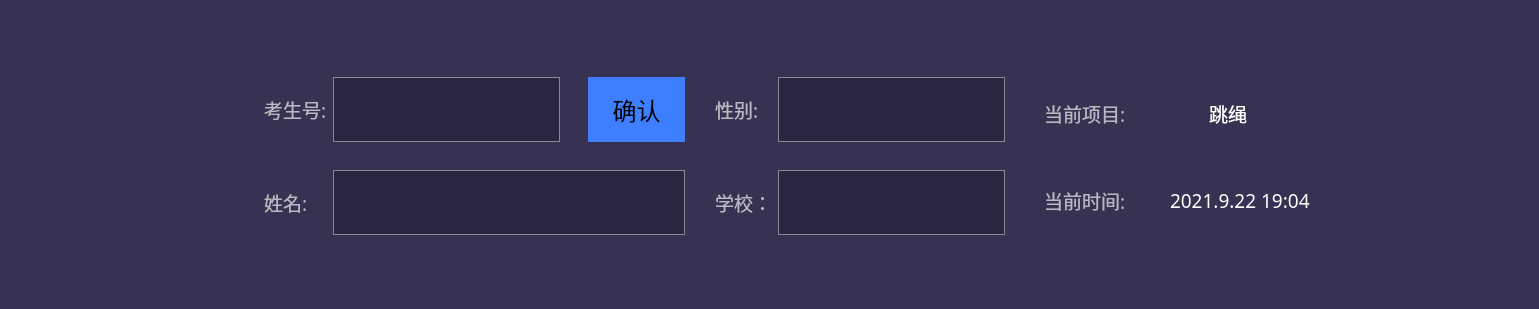
           <widget class="QFrame" name="frame_13">
            <property name="minimumSize">
             <size>
              <width>0</width>
              <height>243</height>
             </size>
            </property>
            <property name="maximumSize">
             <size>
              <width>16777215</width>
              <height>16777215</height>
             </size>
            </property>
            <property name="styleSheet">
             <string notr="true">background-color: rgb(55, 50, 82);</string>
            </property>
            <property name="title" stdset="0">
             <string/>
            </property>
            <layout class="QHBoxLayout" name="horizontalLayout_21">
             <item>
              <layout class="QHBoxLayout" name="horizontalLayout_4">
               <item>
                <spacer name="horizontalSpacer_9">
                 <property name="orientation">
                  <enum>Qt::Horizontal</enum>
                 </property>
                 <property name="sizeType">
                  <enum>QSizePolicy::Maximum</enum>
                 </property>
                 <property name="sizeHint" stdset="0">
                  <size>
                   <width>40</width>
                   <height>20</height>
                  </size>
                 </property>
                </spacer>
               </item>
               <item>
                <layout class="QVBoxLayout" name="verticalLayout_23">
                 <item>
                  <spacer name="verticalSpacer_16">
                   <property name="orientation">
                    <enum>Qt::Vertical</enum>
                   </property>
                   <property name="sizeType">
                    <enum>QSizePolicy::Maximum</enum>
                   </property>
                   <property name="sizeHint" stdset="0">
                    <size>
                     <width>20</width>
                     <height>49</height>
                    </size>
                   </property>
                  </spacer>
                 </item>
                 <item>
                  <widget class="QLabel" name="lbUserPic">
                   <property name="sizePolicy">
                    <sizepolicy hsizetype="Preferred" vsizetype="Preferred">
                     <horstretch>0</horstretch>
                     <verstretch>0</verstretch>
                    </sizepolicy>
                   </property>
                   <property name="minimumSize">
                    <size>
                     <width>155</width>
                     <height>183</height>
                    </size>
                   </property>
                   <property name="maximumSize">
                    <size>
                     <width>155</width>
                     <height>183</height>
                    </size>
                   </property>
                   <property name="styleSheet">
                    <string notr="true">border-image: url(:/resource/images/examPage/headPic.png);</string>
                   </property>
                   <property name="text">
                    <string/>
                   </property>
                   <property name="alignment">
                    <set>Qt::AlignCenter</set>
                   </property>
                  </widget>
                 </item>
                 <item>
                  <spacer name="verticalSpacer_17">
                   <property name="orientation">
                    <enum>Qt::Vertical</enum>
                   </property>
                   <property name="sizeType">
                    <enum>QSizePolicy::Maximum</enum>
                   </property>
                   <property name="sizeHint" stdset="0">
                    <size>
                     <width>20</width>
                     <height>52</height>
                    </size>
                   </property>
                  </spacer>
                 </item>
                </layout>
               </item>
               <item>
                <spacer name="horizontalSpacer_10">
                 <property name="orientation">
                  <enum>Qt::Horizontal</enum>
                 </property>
                 <property name="sizeType">
                  <enum>QSizePolicy::Maximum</enum>
                 </property>
                 <property name="sizeHint" stdset="0">
                  <size>
                   <width>40</width>
                   <height>20</height>
                  </size>
                 </property>
                </spacer>
               </item>
              </layout>
             </item>
             <item>
              <widget class="QGroupBox" name="groupBox">
               <property name="styleSheet">
                <string notr="true">border:none;</string>
               </property>
               <property name="title">
                <string/>
               </property>
               <layout class="QVBoxLayout" name="verticalLayout_35">
                <item>
                 <spacer name="verticalSpacer_28">
                  <property name="orientation">
                   <enum>Qt::Vertical</enum>
                  </property>
                  <property name="sizeHint" stdset="0">
                   <size>
                    <width>20</width>
                    <height>50</height>
                   </size>
                  </property>
                 </spacer>
                </item>
                <item>
                 <layout class="QHBoxLayout" name="horizontalLayout_6">
                  <item>
                   <layout class="QVBoxLayout" name="verticalLayout_2">
                    <property name="spacing">
                     <number>28</number>
                    </property>
                    <item>
                     <widget class="QLabel" name="label_4">
                      <property name="maximumSize">
                       <size>
                        <width>16777215</width>
                        <height>65</height>
                       </size>
                      </property>
                      <property name="font">
                       <font>
                        <family>Microsoft YaHei</family>
                        <pointsize>14</pointsize>
                       </font>
                      </property>
                      <property name="styleSheet">
                       <string notr="true">color: rgb(185, 184, 195);</string>
                      </property>
                      <property name="text">
                       <string>考生号:</string>
                      </property>
                      <property name="alignment">
                       <set>Qt::AlignLeading|Qt::AlignLeft|Qt::AlignVCenter</set>
                      </property>
                     </widget>
                    </item>
                    <item>
                     <widget class="QLabel" name="label_5">
                      <property name="maximumSize">
                       <size>
                        <width>16777215</width>
                        <height>65</height>
                       </size>
                      </property>
                      <property name="font">
                       <font>
                        <family>Microsoft YaHei</family>
                        <pointsize>14</pointsize>
                       </font>
                      </property>
                      <property name="styleSheet">
                       <string notr="true">color: rgb(185, 184, 195);</string>
                      </property>
                      <property name="text">
                       <string>姓名:</string>
                      </property>
                     </widget>
                    </item>
                   </layout>
                  </item>
                  <item>
                   <layout class="QVBoxLayout" name="verticalLayout_3">
                    <property name="spacing">
                     <number>28</number>
                    </property>
                    <item>
                     <layout class="QHBoxLayout" name="horizontalLayout_5">
                      <item>
                       <widget class="QLineEdit" name="leUserId">
                        <property name="sizePolicy">
                         <sizepolicy hsizetype="Preferred" vsizetype="Fixed">
                          <horstretch>0</horstretch>
                          <verstretch>0</verstretch>
                         </sizepolicy>
                        </property>
                        <property name="minimumSize">
                         <size>
                          <width>0</width>
                          <height>65</height>
                         </size>
                        </property>
                        <property name="maximumSize">
                         <size>
                          <width>16777215</width>
                          <height>188</height>
                         </size>
                        </property>
                        <property name="font">
                         <font>
                          <family>Microsoft YaHei</family>
                          <pointsize>18</pointsize>
                         </font>
                        </property>
                        <property name="styleSheet">
                         <string notr="true">background-color: rgb(42, 38, 66);
color: rgb(255, 255, 255);
border:1px solid #898698;</string>
                        </property>
                       </widget>
                      </item>
                      <item>
                       <widget class="QPushButton" name="pbConfimUserIdBtn">
                        <property name="minimumSize">
                         <size>
                          <width>97</width>
                          <height>65</height>
                         </size>
                        </property>
                        <property name="font">
                         <font>
                          <family>Microsoft YaHei</family>
                          <pointsize>18</pointsize>
                         </font>
                        </property>
                        <property name="styleSheet">
                         <string notr="true">background-color: rgb(61, 127, 255);
color: rgb(0, 0, 0);</string>
                        </property>
                        <property name="text">
                         <string>确认</string>
                        </property>
                       </widget>
                      </item>
                     </layout>
                    </item>
                    <item>
                     <widget class="QLineEdit" name="leUserName">
                      <property name="sizePolicy">
                       <sizepolicy hsizetype="Preferred" vsizetype="Fixed">
                        <horstretch>0</horstretch>
                        <verstretch>0</verstretch>
                       </sizepolicy>
                      </property>
                      <property name="minimumSize">
                       <size>
                        <width>0</width>
                        <height>65</height>
                       </size>
                      </property>
                      <property name="maximumSize">
                       <size>
                        <width>16777215</width>
                        <height>288</height>
                       </size>
                      </property>
                      <property name="font">
                       <font>
                        <family>Microsoft YaHei</family>
                        <pointsize>18</pointsize>
                       </font>
                      </property>
                      <property name="styleSheet">
                       <string notr="true">background-color: rgb(42, 38, 66);
color: rgb(255, 255, 255);
border:1px solid #898698;</string>
                      </property>
                     </widget>
                    </item>
                   </layout>
                  </item>
                 </layout>
                </item>
                <item>
                 <spacer name="verticalSpacer_27">
                  <property name="orientation">
                   <enum>Qt::Vertical</enum>
                  </property>
                  <property name="sizeHint" stdset="0">
                   <size>
                    <width>20</width>
                    <height>50</height>
                   </size>
                  </property>
                 </spacer>
                </item>
               </layout>
              </widget>
             </item>
             <item>
              <widget class="QGroupBox" name="groupBox_2">
               <property name="styleSheet">
                <string notr="true">border:none</string>
               </property>
               <property name="title">
                <string/>
               </property>
               <layout class="QVBoxLayout" name="verticalLayout_36">
                <item>
                 <spacer name="verticalSpacer_30">
                  <property name="orientation">
                   <enum>Qt::Vertical</enum>
                  </property>
                  <property name="sizeHint" stdset="0">
                   <size>
                    <width>20</width>
                    <height>51</height>
                   </size>
                  </property>
                 </spacer>
                </item>
                <item>
                 <layout class="QHBoxLayout" name="horizontalLayout_20">
                  <item>
                   <layout class="QVBoxLayout" name="verticalLayout_25">
                    <property name="spacing">
                     <number>28</number>
                    </property>
                    <item>
                     <widget class="QLabel" name="label_6">
                      <property name="maximumSize">
                       <size>
                        <width>16777215</width>
                        <height>65</height>
                       </size>
                      </property>
                      <property name="font">
                       <font>
                        <family>Microsoft YaHei</family>
                        <pointsize>14</pointsize>
                       </font>
                      </property>
                      <property name="styleSheet">
                       <string notr="true">color: rgb(185, 184, 195);</string>
                      </property>
                      <property name="text">
                       <string>性别:</string>
                      </property>
                     </widget>
                    </item>
                    <item>
                     <widget class="QLabel" name="label_7">
                      <property name="maximumSize">
                       <size>
                        <width>16777215</width>
                        <height>65</height>
                       </size>
                      </property>
                      <property name="font">
                       <font>
                        <family>Microsoft YaHei</family>
                        <pointsize>14</pointsize>
                       </font>
                      </property>
                      <property name="styleSheet">
                       <string notr="true">color: rgb(185, 184, 195);</string>
                      </property>
                      <property name="text">
                       <string>学校：</string>
                      </property>
                     </widget>
                    </item>
                   </layout>
                  </item>
                  <item>
                   <layout class="QVBoxLayout" name="verticalLayout_31">
                    <property name="spacing">
                     <number>28</number>
                    </property>
                    <item>
                     <widget class="QLineEdit" name="leUserGender">
                      <property name="minimumSize">
                       <size>
                        <width>0</width>
                        <height>65</height>
                       </size>
                      </property>
                      <property name="font">
                       <font>
                        <family>Microsoft YaHei</family>
                        <pointsize>18</pointsize>
                       </font>
                      </property>
                      <property name="styleSheet">
                       <string notr="true">background-color: rgb(42, 38, 66);
color: rgb(255, 255, 255);
border:1px solid #898698;</string>
                      </property>
                     </widget>
                    </item>
                    <item>
                     <widget class="QLineEdit" name="leUserSchool">
                      <property name="minimumSize">
                       <size>
                        <width>0</width>
                        <height>65</height>
                       </size>
                      </property>
                      <property name="font">
                       <font>
                        <family>Microsoft YaHei</family>
                        <pointsize>18</pointsize>
                       </font>
                      </property>
                      <property name="styleSheet">
                       <string notr="true">background-color: rgb(42, 38, 66);
color: rgb(255, 255, 255);
border:1px solid #898698;</string>
                      </property>
                     </widget>
                    </item>
                   </layout>
                  </item>
                 </layout>
                </item>
                <item>
                 <spacer name="verticalSpacer_29">
                  <property name="orientation">
                   <enum>Qt::Vertical</enum>
                  </property>
                  <property name="sizeHint" stdset="0">
                   <size>
                    <width>20</width>
                    <height>51</height>
                   </size>
                  </property>
                 </spacer>
                </item>
               </layout>
              </widget>
             </item>
             <item>
              <widget class="QGroupBox" name="groupBox_3">
               <property name="styleSheet">
                <string notr="true">border:none</string>
               </property>
               <property name="title">
                <string/>
               </property>
               <layout class="QVBoxLayout" name="verticalLayout_33">
                <property name="spacing">
                 <number>28</number>
                </property>
                <item>
                 <spacer name="verticalSpacer_18">
                  <property name="orientation">
                   <enum>Qt::Vertical</enum>
                  </property>
                  <property name="sizeHint" stdset="0">
                   <size>
                    <width>20</width>
                    <height>58</height>
                   </size>
                  </property>
                 </spacer>
                </item>
                <item>
                 <widget class="QGroupBox" name="groupBox_4">
                  <property name="maximumSize">
                   <size>
                    <width>16777215</width>
                    <height>60</height>
                   </size>
                  </property>
                  <property name="styleSheet">
                   <string notr="true">border:none;</string>
                  </property>
                  <property name="title">
                   <string/>
                  </property>
                  <layout class="QHBoxLayout" name="horizontalLayout_11">
                   <item>
                    <widget class="QLabel" name="label_8">
                     <property name="minimumSize">
                      <size>
                       <width>0</width>
                       <height>17</height>
                      </size>
                     </property>
                     <property name="maximumSize">
                      <size>
                       <width>120</width>
                       <height>16777215</height>
                      </size>
                     </property>
                     <property name="font">
                      <font>
                       <family>Microsoft YaHei</family>
                       <pointsize>14</pointsize>
                      </font>
                     </property>
                     <property name="styleSheet">
                      <string notr="true">color: rgb(185, 184, 195);</string>
                     </property>
                     <property name="text">
                      <string>当前项目:   </string>
                     </property>
                    </widget>
                   </item>
                   <item>
                    <widget class="QLabel" name="label_33">
                     <property name="minimumSize">
                      <size>
                       <width>40</width>
                       <height>40</height>
                      </size>
                     </property>
                     <property name="maximumSize">
                      <size>
                       <width>40</width>
                       <height>40</height>
                      </size>
                     </property>
                     <property name="styleSheet">
                      <string notr="true">border-image: url(:/resource/images/mainform/skipRope.png);</string>
                     </property>
                     <property name="text">
                      <string/>
                     </property>
                    </widget>
                   </item>
                   <item>
                    <widget class="QLabel" name="label_9">
                     <property name="font">
                      <font>
                       <family>Microsoft YaHei</family>
                       <pointsize>14</pointsize>
                       <weight>50</weight>
                       <bold>false</bold>
                      </font>
                     </property>
                     <property name="styleSheet">
                      <string notr="true">color: rgb(255, 255, 255);</string>
                     </property>
                     <property name="text">
                      <string/>
                     </property>
                     <property name="alignment">
                      <set>Qt::AlignCenter</set>
                     </property>
                    </widget>
                   </item>
                   <item>
                    <widget class="QLabel" name="lbProjectName">
                     <property name="font">
                      <font>
                       <family>Microsoft YaHei</family>
                       <pointsize>14</pointsize>
                      </font>
                     </property>
                     <property name="styleSheet">
                      <string notr="true">color: rgb(255, 255, 255);</string>
                     </property>
                     <property name="text">
                      <string>跳绳</string>
                     </property>
                    </widget>
                   </item>
                   <item>
                    <spacer name="horizontalSpacer_47">
                     <property name="orientation">
                      <enum>Qt::Horizontal</enum>
                     </property>
                     <property name="sizeHint" stdset="0">
                      <size>
                       <width>260</width>
                       <height>20</height>
                      </size>
                     </property>
                    </spacer>
                   </item>
                  </layout>
                 </widget>
                </item>
                <item>
                 <widget class="QGroupBox" name="groupBox_12">
                  <property name="minimumSize">
                   <size>
                    <width>0</width>
                    <height>60</height>
                   </size>
                  </property>
                  <property name="maximumSize">
                   <size>
                    <width>16777215</width>
                    <height>60</height>
                   </size>
                  </property>
                  <property name="styleSheet">
                   <string notr="true">border:none;</string>
                  </property>
                  <property name="title">
                   <string/>
                  </property>
                  <layout class="QHBoxLayout" name="horizontalLayout_32">
                   <item>
                    <widget class="QLabel" name="label_10">
                     <property name="minimumSize">
                      <size>
                       <width>0</width>
                       <height>17</height>
                      </size>
                     </property>
                     <property name="maximumSize">
                      <size>
                       <width>120</width>
                       <height>16777215</height>
                      </size>
                     </property>
                     <property name="font">
                      <font>
                       <family>Microsoft YaHei</family>
                       <pointsize>14</pointsize>
                      </font>
                     </property>
                     <property name="styleSheet">
                      <string notr="true">color: rgb(185, 184, 195);</string>
                     </property>
                     <property name="text">
                      <string>当前时间:</string>
                     </property>
                    </widget>
                   </item>
                   <item>
                    <widget class="QLabel" name="lbCurrentTime">
                     <property name="enabled">
                      <bool>true</bool>
                     </property>
                     <property name="minimumSize">
                      <size>
                       <width>0</width>
                       <height>0</height>
                      </size>
                     </property>
                     <property name="font">
                      <font>
                       <family>Microsoft YaHei</family>
                       <pointsize>14</pointsize>
                      </font>
                     </property>
                     <property name="styleSheet">
                      <string notr="true">color: rgb(255, 255, 255);</string>
                     </property>
                     <property name="text">
                      <string>2021.9.22 19:04</string>
                     </property>
                    </widget>
                   </item>
                  </layout>
                 </widget>
                </item>
                <item>
                 <spacer name="verticalSpacer_19">
                  <property name="orientation">
                   <enum>Qt::Vertical</enum>
                  </property>
                  <property name="sizeHint" stdset="0">
                   <size>
                    <width>20</width>
                    <height>40</height>
                   </size>
                  </property>
                 </spacer>
                </item>
               </layout>
              </widget>
             </item>
            </layout>
           </widget>
